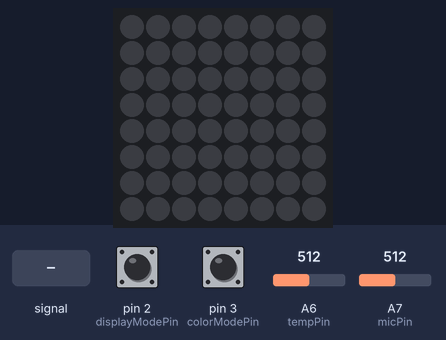
This sketch was run on a simulated Arduino Nano, built with avr-gcc and run on an emulated ATmega328P. Parts: 8×8 RGB LED matrix (first LED top left, wired row by row). The test bench sets the inputs (shaded band); at power-on: pin 2 (displayModePin) HIGH, A6 (tempPin) = 512, A7 (micPin) = 512, pin 3 (colorModePin) HIGH. EEPROM starts erased.

Above: at 1.2 s.
1.3 s: pin 2 (displayModePin) pulled LOW for 0.15 s
At 1.9 s:
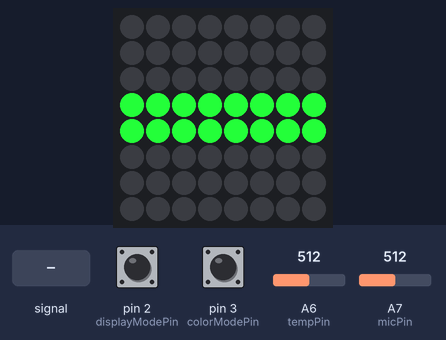
3.0 s: A6 (tempPin) set to 716
At 4.1 s:
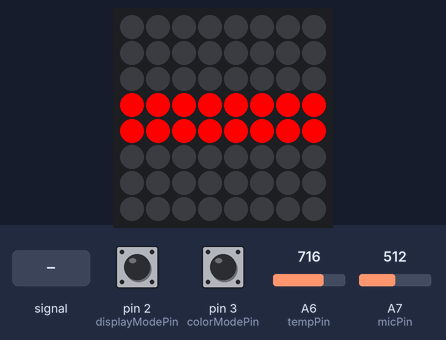
4.6 s: A6 (tempPin) set to 306
At 5.9 s:
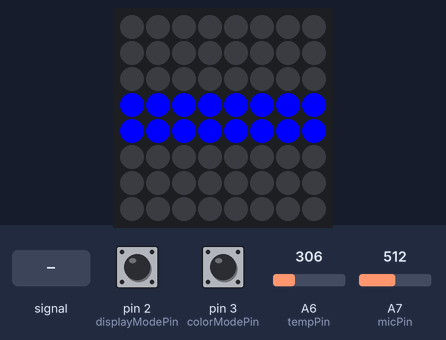
6.2 s: A6 (tempPin) set to 0
At 7.1 s:
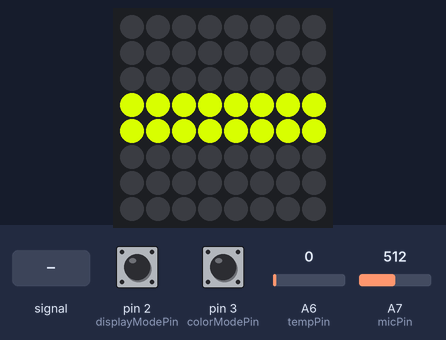
7.8 s: A7 (micPin) fed a 2 Hz sine of ±306 counts around its level
At 9.2 s:
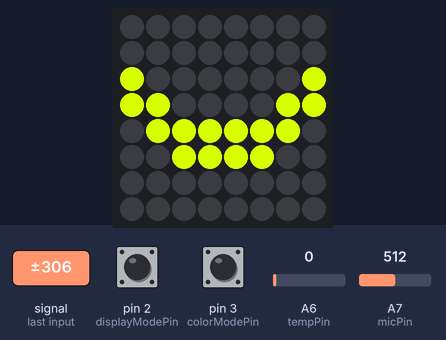
9.4 s: A7 (micPin) set to 30
At 10.1 s:
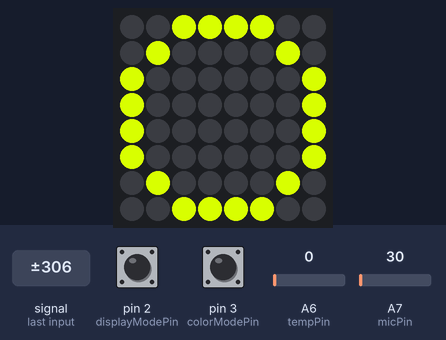
Timing chart, 0 to 12.0 s (numbered marks = the images above; inputs shaded):
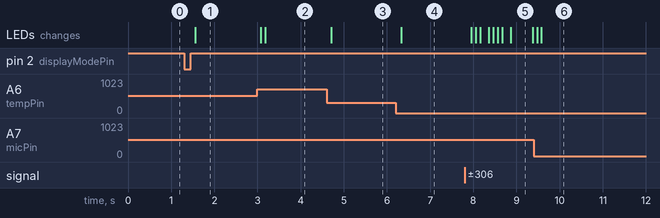

The sketch:

voiceMask.ino
```cpp
/*
 * 灯光面罩
 * 1、显示模式
 * 显示模式有两种：动态和静态
 * 动态模式下说话时图案会根据声音大小不同进行不同的变化，
 * 当发出一个短促的声音并且一定时间内无其他声响，会显露一个“微笑”
 * 静态（禁言）模式下可以切换三种静态图像：“禁止标志”、风车、爱心
 *
 * 2、颜色模式
 * 颜色模式有两种：温变模式和自定义模式
 * 温变模式下，颜色会时刻根据当下温度进行变化：
 * 随着温度升高灯光颜色偏向暖色调，随着温度降低灯光颜色偏向冷色调，
 * 可以间接的反应温度变化
 * （以下代码中将温度区间设置为10到40摄氏度）
 * 自定义模式下可以自定义当前颜色，这种模式下颜色固定为所调节的颜色（颜色范围为彩虹色，没有白光）
 *
 * 以上个功能（模式）的切换和使用通过面罩上的按钮进行
 *
 * 每次断电后开发板会记住上次断电前面罩所处状态
 * 该程序有一个附属程序“putDataIntoEEPROM.ino”用于向EEPROM写入一些状态值，以设置默认的初始状态
 * （对于未下载过该程序的开发板最好先下载“putDataIntoEEPROM.ino”来对EEPROM中的数据进行初始化）
 *
 */
#include <Adafruit_GFX.h>
#include <Adafruit_NeoPixel.h>
#include <Adafruit_NeoMatrix.h>
#include <gamma.h>
#include <math.h>
#include <EEPROM.h>

//以下为表情图案
const PROGMEM uint8_t mouth_0[8][8] = {
  {0,0,0,0,0,0,0,0},
  {0,0,0,0,0,0,0,0},
  {0,0,0,0,0,0,0,0},
  {6,6,6,6,6,6,6,6},
  {6,6,6,6,6,6,6,6},
  {0,0,0,0,0,0,0,0},
  {0,0,0,0,0,0,0,0},
  {0,0,0,0,0,0,0,0}
};

const PROGMEM uint8_t mouth_1[8][8] = {
  {0,0,0,0,0,0,0,0},
  {0,0,0,0,0,0,0,0},
  {0,0,0,6,6,0,0,0},
  {6,6,6,0,0,6,6,6},
  {6,6,6,0,0,6,6,6},
  {0,0,0,6,6,0,0,0},
  {0,0,0,0,0,0,0,0},
  {0,0,0,0,0,0,0,0}
};

const PROGMEM uint8_t mouth_2[8][8] = {
  {0,0,0,0,0,0,0,0},
  {0,0,0,0,0,0,0,0},
  {0,6,6,6,6,6,6,0},
  {6,0,0,0,0,0,0,6},
  {6,0,0,0,0,0,0,6},
  {0,6,6,6,6,6,6,0},
  {0,0,0,0,0,0,0,0},
  {0,0,0,0,0,0,0,0}
};

const PROGMEM uint8_t mouth_3[8][8] = {
  {0,0,0,0,0,0,0,0},
  {0,0,6,6,6,6,0,0},
  {0,6,0,0,0,0,6,0},
  {6,0,0,0,0,0,0,6},
  {6,0,0,0,0,0,0,6},
  {0,6,0,0,0,0,6,0},
  {0,0,6,6,6,6,0,0},
  {0,0,0,0,0,0,0,0}
};

const PROGMEM uint8_t mouth_4[8][8] = {
  {0,0,6,6,6,6,0,0},
  {0,6,0,0,0,0,6,0},
  {6,0,0,0,0,0,0,6},
  {6,0,0,0,0,0,0,6},
  {6,0,0,0,0,0,0,6},
  {6,0,0,0,0,0,0,6},
  {0,6,0,0,0,0,6,0},
  {0,0,6,6,6,6,0,0}
};

const PROGMEM uint8_t mouth_smile[8][8] = {
  {0,0,0,0,0,0,0,0},
  {0,0,0,0,0,0,0,0},
  {6,0,0,0,0,0,0,6},
  {6,6,0,0,0,0,6,6},
  {0,6,6,6,6,6,6,0},
  {0,0,6,6,6,6,0,0},
  {0,0,0,0,0,0,0,0},
  {0,0,0,0,0,0,0,0}
};

const PROGMEM uint8_t mouth_ban[8][8] = {
  {0,0,6,6,6,6,0,0},
  {0,6,6,0,0,0,6,0},
  {6,6,6,6,0,0,0,6},
  {6,0,6,6,6,0,0,6},
  {6,0,0,6,6,6,0,6},
  {6,0,0,0,6,6,6,6},
  {0,6,0,0,0,6,6,0},
  {0,0,6,6,6,6,0,0}
};

const PROGMEM uint8_t mouth_cross[8][8] = {
  {6,6,6,0,0,0,6,6},
  {6,6,6,0,0,6,6,6},
  {0,6,6,0,6,6,6,6},
  {0,0,6,6,6,0,0,0},
  {0,0,0,6,6,6,0,0},
  {6,6,6,6,0,6,6,0},
  {6,6,6,0,0,6,6,6},
  {6,6,0,0,0,6,6,6}
};

const PROGMEM uint8_t mouth_heart[8][8] {
  {0,6,6,0,0,6,6,0},
  {6,6,6,0,0,6,6,6},
  {6,6,6,6,6,6,6,6},
  {6,6,6,6,6,6,6,6},
  {6,6,6,6,6,6,6,6},
  {0,6,6,6,6,6,6,0},
  {0,0,6,6,6,6,0,0},
  {0,0,0,6,6,0,0,0}
};

const PROGMEM int imageTotal = 4; //图案显示种类, mouth_(num|smile)  mouth_ban  mouth_cross  mouth_heart

const PROGMEM int micPin = A7;  //声音传感器模拟输入引脚
const PROGMEM int matrixPin = 6;  //对WS2812点阵的数据输出引脚

//显示模式转换按钮相关变量
int imageNum;  //图像模式
const PROGMEM int displayModePin = 2; //显示模式切换按钮引脚

//颜色模式转换按钮相关变量
bool ifChange;  //颜色是否随温度改变
const PROGMEM int colorModePin = 3; //颜色模式切换按钮引脚
const PROGMEM int tempPin = A6; //温度传感器模拟值输入
//颜色随温度的变化范围
const PROGMEM int minTemp = 10; //celsius
const PROGMEM int maxTemp = 40;
//颜色变换按钮相关变量
const PROGMEM int colorChangePin = 4; //颜色值改变按钮引脚

//定义一个8x8WS2812点阵对象
Adafruit_NeoMatrix matrix = Adafruit_NeoMatrix(8, 8, matrixPin,
  NEO_MATRIX_TOP     + NEO_MATRIX_RIGHT +
  NEO_MATRIX_ROWS    + NEO_MATRIX_ZIGZAG,
  NEO_GRB            + NEO_KHZ800);

//颜色值已经用另一个程序“putColorIntoEEPROM.ino”写入EEPROM

void setup() {
  //设置各功能按钮引脚状态
  pinMode(displayModePin, INPUT_PULLUP);
  pinMode(colorModePin, INPUT_PULLUP);
  pinMode(colorChangePin, INPUT_PULLUP);

  //从EEPROM中读取数据
  EEPROM.get(3, ifChange);
  EEPROM.get(4, imageNum);

  //初始化点阵
  matrix.begin();

  //Serial.begin(9600);
}

void loop() {
  //动态模式
  imageNum = dynamicMode(imageNum, displayModePin);
  //禁言模式
  imageNum = banningMode(imageNum, displayModePin);
}


//通过NTC热敏电阻的输入模拟值计算当前温度
double themistor(int rawADC) {
  double temp;
  temp = log((10240000/(rawADC)) - 10000);
  temp = 1/(0.001129148 + (0.000234125 + (0.0000000876741 * temp * temp)) * temp);
  temp = temp - 273.15;
  return temp;
}

//获取颜色
uint16_t getColor(bool ifChange) {
  uint8_t rval, gval, bval;
  //按不同的颜色模式处理rgb值
  if(ifChange) {
    //减小温度值的波动
    int samples = 128;
    long analog = 0;
    for(int i = 0; i < samples; i ++) {
      analog += analogRead(tempPin);
    }
    analog = analog / samples;
    double temperature = themistor((int)analog); //去多个模拟值的平均值，减小温度值波动
    //根据温度不同进行不同处理
    if(temperature < minTemp) {
      rval = 0;
      gval = 0;
      bval = 255;
    }else if(temperature > maxTemp) {
      rval = 255;
      gval = 0;
      bval = 0;
    }else {
      rval = map(temperature, minTemp, maxTemp, 0, 255);
      bval = map(temperature, minTemp, maxTemp, 255, 0);
      gval = 510 - rval - bval;
    }
  }else {
    //取得颜色值
    EEPROM.get(0, rval);
    EEPROM.get(1, gval);
    EEPROM.get(2, bval);
    int ifValChange = digitalRead(colorChangePin);
    if(ifValChange == 0){
      if(bval == 255 && gval != 255 && rval == 0) {
        gval += 5;
      }else if(bval != 0 && gval == 255) {
        bval -= 5;
      }else if(gval == 255 && rval !=255) {
        rval += 5;
      }else if(gval != 0 && rval == 255) {
        gval -= 5;
      }else if(rval == 255 && bval != 255) {
        bval += 5;
      }else if(rval != 0 && bval == 255) {
        rval -= 5;
      }
      //记录新的颜色值
      EEPROM.put(0, rval);
      EEPROM.put(1, gval);
      EEPROM.put(2, bval);

      //delay(10); //debounce
    }
  }
  uint16_t colorval = matrix.Color(rval, gval, bval);
  return colorval;
}

//显示相应图案
void drawImage(short image_addr, bool ifChange){
  uint16_t currentColor; //当前颜色
  //判断颜色是否随温度变化,并按对应模式给予颜色
  currentColor = getColor(ifChange);
  //给灯珠填充颜色
  for(int x = 0; x<8; x++){
    for(int y = 0; y<8; y++){
      //注意以下代码中来自avr/pgmspace.h的pgm_byte_xx()函数
      uint8_t index = pgm_read_byte_near(image_addr+x+y*8); //从flash程序空间中读取表情图案数据
      //uint8_t index = pgm_read_byte((short)mouth_ban+x+y*8);
      //uint16_t currentColor;// = pgm_read_word_near(palette + index);

      //向位于(x,y)的点写入颜色
      if(index == 0) {
        matrix.drawPixel(x, y, (uint16_t)0x0);
      }else {
        matrix.drawPixel(x, y, currentColor);
      }
    }
  }
  matrix.show();
}

//动态模式
int dynamicMode(int imageNum, int disPlayModePin) {
  int popDetection = 0; //检测到符合条件的峰值的次数
  const static int PROGMEM noDetectionT = 500; //ms 没有检测到符合条件峰值的间隔时间阈值
  bool smiling = false; //是否微笑状态
  const static int PROGMEM smileLasting = 2000; //ms 微笑保持时间
  unsigned long smiletimer = 0; //微笑保持时间计时
  unsigned long last_face = 0;  //上一次表情状态时间点

  const static int PROGMEM peakThreshold = 150; //峰值绝对值的阈值
  const static int PROGMEM mouth1Threshold = 150; //mouth_1的显示阈值
  const static int PROGMEM mouth2Threshold = 200; //mouth_2的显示阈值
  const static int PROGMEM mouth3Threshold = 300; //mouth_3的显示阈值
  const static int PROGMEM mouth4Threshold = 400; //mouth_4的显示阈值
  const static uint16_t PROGMEM samples = 128; //取128个模拟值样本
  const static int PROGMEM micThreshold = 512; //声音传感器阈值，实际操作时阈值大小大概在500到550间

  //切换按钮状态值
  int oldStateDisplay = 1;
  int newStateDisplay;

  int oldStateColor = 1;
  int newStateColor;

  while(imageNum == 0) {
    float micAbsPeak = 0; //峰值的绝对值
    for (int i = 0; i < samples; i ++){
      auto analog = analogRead(micPin);
      auto micLine = abs(analog - micThreshold);

      micAbsPeak = max(micLine, micAbsPeak);
    }

    if(micAbsPeak > peakThreshold){
      popDetection += 1;
      if(popDetection > 2) {
        smiling = false;
        last_face = millis();
      }
    }else{
      if(popDetection > 0 && popDetection <= 2) {
        if(millis() > last_face + noDetectionT){
          smiling = true;
          smiletimer = millis() + smileLasting;
        }
      }
      popDetection = 0; //这个很关键
    }

    if(millis() > smiletimer)
      smiling = false;

    //以下的micAbsVal全部改用micAbsPeak
    if(smiling){
      drawImage((short)mouth_smile, ifChange);
    }else if(micAbsPeak < mouth1Threshold){
      drawImage((short)mouth_0, ifChange);
    }else if(micAbsPeak < mouth2Threshold){
      drawImage((short)mouth_1, ifChange);
    }else if(micAbsPeak < mouth3Threshold){
      drawImage((short)mouth_2, ifChange);
    }else if(micAbsPeak < mouth4Threshold){
      drawImage((short)mouth_3, ifChange);
    }else {
      drawImage((short)mouth_4, ifChange);
    }

    //显示模式切换按钮
    newStateDisplay = digitalRead(displayModePin);
    if(newStateDisplay == 1 && oldStateDisplay == 0){
      imageNum = (imageNum + 1) % imageTotal;
      EEPROM.put(4, imageNum);
    }
    oldStateDisplay = newStateDisplay;

    //颜色模式切换按钮
    newStateColor = digitalRead(colorModePin);
    if(newStateColor == 1 && oldStateColor == 0) {
      ifChange = !ifChange;
      EEPROM.put(3, ifChange);
    }
    oldStateColor = newStateColor;
  }
  return imageNum;
}

//禁言模式
int banningMode(int imageNum, int displayModePin) {
  //切换按钮状态值
  int oldStateDisplay = 1;
  int newStateDisplay;

  int oldStateColor = 1;
  int newStateColor;

  while(imageNum != 0) {
    if(imageNum == 1) {
      drawImage((short)mouth_ban, ifChange);  //禁止标志图案
    }else if(imageNum == 2) {
      drawImage((short)mouth_cross, ifChange); //X图案
    }else if(imageNum == 3) {
      drawImage((short)mouth_heart, ifChange); //X图案
    }
    //显示模式切换按钮
    newStateDisplay = digitalRead(displayModePin);
    if(newStateDisplay == 1 && oldStateDisplay == 0){
      imageNum = (imageNum + 1) % imageTotal;
      EEPROM.put(4, imageNum);
    }
    oldStateDisplay = newStateDisplay;

    //颜色模式切换按钮
    newStateColor = digitalRead(colorModePin);
    if(newStateColor == 1 && oldStateColor == 0) {
      ifChange = !ifChange;
    }
    oldStateColor = newStateColor;
  }
  return imageNum;
}
```

Measured:
- after the input at 1.3 s, the LEDs: change after 0.25 s (image 1)
- after the input at 3.0 s, the LEDs: first change after 0.08 s (image 2 shows a later state)
- after the input at 4.6 s, the LEDs: change after 0.10 s (image 3)
- after the input at 6.2 s, the LEDs: change after 0.13 s (image 4)
- after the input at 7.8 s, the LEDs: first change after 0.16 s (image 5 shows a later state)
- what the display in image 5 shows lasts 0.5 s, from 8.9 s to 9.4 s
